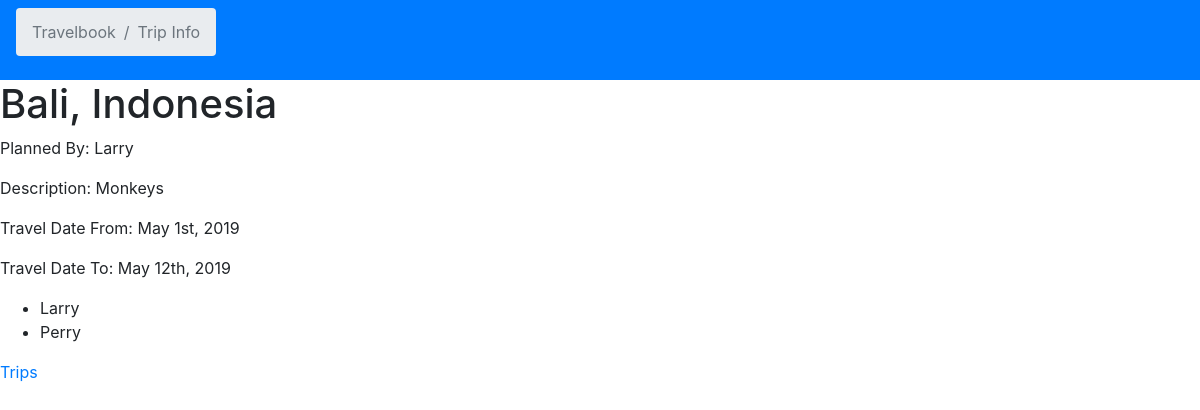
Page /destination/2 on the committed database.
### pythonExamApp/models.py (models this page shows)
class Vacations(models.Model):
    Name = models.CharField(max_length=255)
    TravelStart = models.CharField(max_length=255)
    TravelEnd = models.CharField(max_length=255)
    Plan = models.TextField()
    Traveler = models.ForeignKey(User, related_name= "PlacesToVisit", on_delete = models.CASCADE)
    PossibleTrips = models.ManyToManyField(User, related_name= "possible_places")
    created_at = models.DateTimeField(auto_now_add=True)
    updated_at = models.DateTimeField(auto_now=True)
    objects = VacationsManager()

class User(models.Model):
    Name = models.CharField(max_length=255)
    Username = models.CharField(max_length=255)
    Password = models.CharField(max_length=255)
    created_at = models.DateTimeField(auto_now_add=True)
    updated_at = models.DateTimeField(auto_now=True)
    objects = UserManager()

### pythonExamApp/views.py (the view)
# urls.py: path("destination/<tripID>", views.tripdetails),
def tripdetails(request, tripID):
    context = {
        'trip2show' : Vacations.objects.get(id= tripID)
    }
    return render(request, "tripinfo.html", context)

### pythonExamApp/templates/tripinfo.html (shortened to what this page needs)
<!DOCTYPE html>
<html lang="en">
<head>
    <link rel="stylesheet" href="https://cdn.jsdelivr.net/npm/bootstrap@4.5.3/dist/css/bootstrap.min.css">
    <nav aria-label="breadcrumb"class="navbar navbar-dark bg-primary" >
        <ol class="breadcrumb">
        <li class="breadcrumb-item active" aria-current="page">Travelbook</li>
        <li class="breadcrumb-item active" aria-current="page">Trip Info</li>
        </ol>
    </nav>
</head>
<body>
    <h1>{{trip2show.Name}}</h1>
    <p>Planned By: {{trip2show.Traveler.Name}}</p>
    <p>Description: {{trip2show.Plan}}</p>
    <p>Travel Date From: {{trip2show.TravelStart}}</p>
    <p>Travel Date To: {{trip2show.TravelEnd}}</p>
    <ul>
        {% for user in trip2show.PossibleTrips.all %}
        <li>{{user.Name}}</li>
        {% endfor %}
    </ul>
    <a href="/travels">Trips</a>
</body>
</html>

### rows in the picture
Vacations: Name "Bali, Indonesia", Traveler.Name "Larry", Plan "Monkeys", TravelStart "May 1st, 2019", TravelEnd "May 12th, 2019"
User: Name "Larry"
User: Name "Perry"
